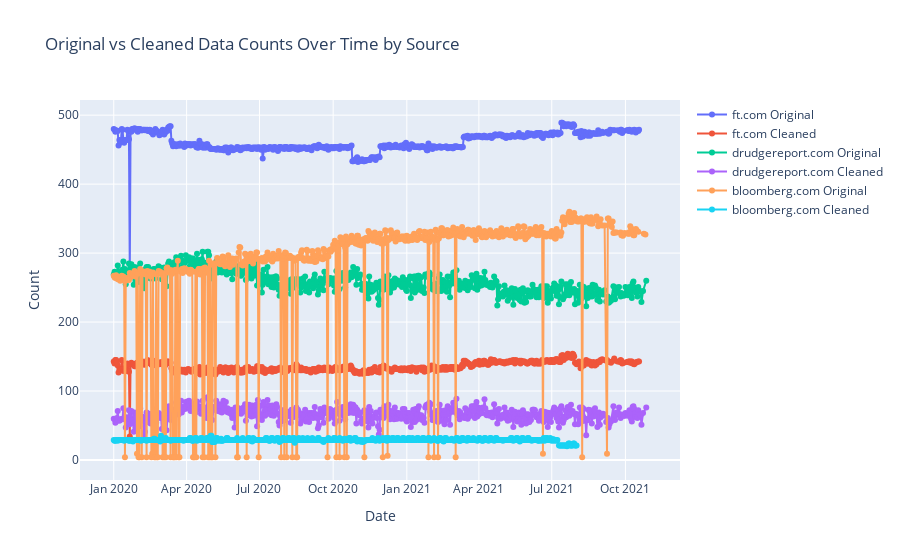

Notebook source saved alongside this figure:
### Markdown cell above
Let's keep track of how many items we're removing from each source visually. For each directory, we'll plot a series based on the number of items in the original and cleaned files.

### Code cell
# graph of dirty vs clean data using plotly, excluding missing values
import plotly.graph_objects as go
import os
import json
from datetime import datetime

def plot_data_counts(directories):
    source_date_counts = {}

    # Function to process each file in the directory
    def process_file(file_path, is_cleaned):
        # Extract directory and filename from file_path
        dir = os.path.basename(os.path.dirname(file_path))
        file = os.path.basename(file_path)
        
        # Extract date from filename
        date_str = file.split('.')[0]
        try:
            date_obj = datetime.strptime(date_str, '%Y-%m-%d')
        except ValueError as e:
            print(f"Error parsing date from filename {file}: {e}")
            return
        date_key = date_obj.strftime('%Y-%m-%d')
        
        if file.endswith('.jsonl'):
            if date_key not in source_date_counts[dir]:
                source_date_counts[dir][date_key] = {'original': 0, 'cleaned': 0}
            with open(file_path, 'r') as f:
                if is_cleaned:
                    source_date_counts[dir][date_key]['cleaned'] += sum(1 for line in f if line.strip())
                else:
                    source_date_counts[dir][date_key]['original'] += sum(1 for line in f if line.strip())

    # Iterate through each directory to count original and cleaned items
    for dir in directories:
        source_date_counts[dir] = {}
        dirty_dir = os.path.join('01-dirty-data', dir)
        clean_dir = os.path.join('02-cleaner-data', dir)
        for file in os.listdir(dirty_dir):
            process_file(os.path.join(dirty_dir, file), is_cleaned=False)
        for file in os.listdir(clean_dir):
            process_file(os.path.join(clean_dir, file), is_cleaned=True)

    # Prepare data for plotting
    fig = go.Figure()

    for dir, date_counts in source_date_counts.items():
        dates = sorted(date_counts.keys())
        original_counts = [date_counts[date]['original'] for date in dates if date_counts[date]['original'] > 0]
        cleaned_counts = [date_counts[date]['cleaned'] for date in dates if date_counts[date]['cleaned'] > 0]
        
        # Create traces for the original and cleaned data counts for each source, excluding missing values
        fig.add_trace(go.Scatter(
            x=dates,
            y=original_counts,
            mode='lines+markers',
            name=f'{dir} Original'
        ))
        fig.add_trace(go.Scatter(
            x=dates,
            y=cleaned_counts,
            mode='lines+markers',
            name=f'{dir} Cleaned'
        ))

    # Layout for the time series plot
    fig.update_layout(
        title='Original vs Cleaned Data Counts Over Time by Source',
        xaxis=dict(title='Date'),
        yaxis=dict(title='Count')
    )

    # Show the figure
    fig.show()

# Assuming 'directories' variable is available and contains the directories to iterate over
plot_data_counts(directories)

### Figure 1 — Plotly figure (JSON) as saved in the notebook; plotly's stock layout.template omitted (floating-point values rounded to 4 significant figures; data arrays with more than 128 entries replaced by an {"elided": "..."} marker saying what was removed)
{"data": [{"mode": "lines+markers", "name": "ft.com Original", "type": "scatter", "x": {"elided": "648 str values"}, "y": {"elided": "638 int values"}}, {"mode": "lines+markers", "name": "ft.com Cleaned", "type": "scatter", "x": {"elided": "648 str values"}, "y": {"elided": "638 int values"}}, {"mode": "lines+markers", "name": "drudgereport.com Original", "type": "scatter", "x": {"elided": "649 str values"}, "y": {"elided": "648 int values"}}, {"mode": "lines+markers", "name": "drudgereport.com Cleaned", "type": "scatter", "x": {"elided": "649 str values"}, "y": {"elided": "648 int values"}}, {"mode": "lines+markers", "name": "bloomberg.com Original", "type": "scatter", "x": {"elided": "639 str values"}, "y": {"elided": "637 int values"}}, {"mode": "lines+markers", "name": "bloomberg.com Cleaned", "type": "scatter", "x": {"elided": "639 str values"}, "y": {"elided": "578 int values"}}], "layout": {"title": {"text": "Original vs Cleaned Data Counts Over Time by Source"}, "xaxis": {"title": {"text": "Date"}}, "yaxis": {"title": {"text": "Count"}}}}
